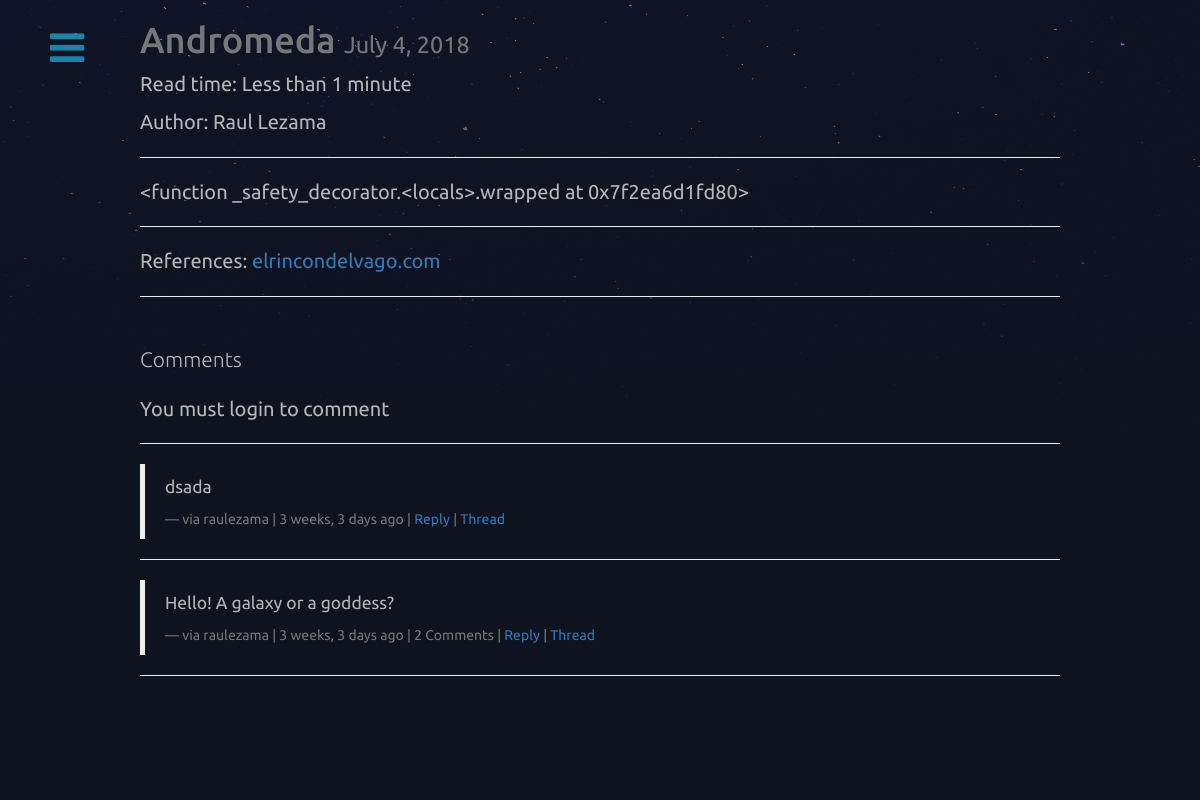
The app's page /andromeda/ with its own data.
### posts/models.py (models this page shows, shortened)
class Post(models.Model):
    user = models.ForeignKey(settings.AUTH_USER_MODEL, default=1)
    title = models.CharField(max_length=120)
    slug = models.SlugField(unique=True)
    image = models.ImageField(upload_to=upload_location, #Use FileField for test or install Pillow from the beginning for ImageField
            null=True,
            blank=True,
            width_field ="width_field",
            height_field ="height_field") #Shows in the admin the height and width of the uploaded picture / It does not work with FileField
    height_field = models.IntegerField(default=0)
    width_field = models.IntegerField(default=0)
    content = models.TextField()
    draft = models.BooleanField(default= False)
    publish = models.DateField(auto_now=False, auto_now_add=False)
    read_time = models.IntegerField(default=0)#models.TimeField(null=True, blank=True)
    updated = models.DateTimeField(auto_now= True, auto_now_add = False)
    timestamp = models.DateTimeField(auto_now = False, auto_now_add=True)
    references = models.CharField(max_length = 300, blank=True, null=True)
    objects = PostManager() #Asigning a value of the new .all() parameter
    def get_absolute_url(self):
        return reverse("posts:detail", kwargs={"slug":self.slug})
    class Meta:
        ordering = ["-timestamp", "-updated"] #or by ID
    def get_markdown(self):
        content = self.content
        return mark_safe(markdown(content))
    @property
    def comments(self):
        instance = self
        qs = Comment.objects.filter_by_instance(instance)
        return qs
    @property
    def get_content_type(self):
        instance = self
        content_type = ContentType.objects.get_for_model(instance.__class__)
        return content_type

### comments/models.py (models this page shows, shortened)
class Comment(models.Model):
    user = models.ForeignKey(settings.AUTH_USER_MODEL, default=1)
    content_type = models.ForeignKey(ContentType, on_delete=models.CASCADE)
    object_id = models.PositiveIntegerField()
    content_object = GenericForeignKey('content_type', 'object_id') #In this case is gonna be a postObject
    parent = models.ForeignKey("self", null=True, blank=True)
    content = models.TextField()
    timestamp = models.DateTimeField(auto_now_add=True)
    objects = CommentManager()
    class Meta:
        ordering = ['timestamp']
    def get_absolute_url(self):
        return reverse("comments:thread", kwargs={"id":self.id})
    def children(self): #replies
        return Comment.objects.filter(parent=self)

### posts/views.py (the view, shortened to what this page needs)
# urls.py: url(r'^(?P<slug>[\w-]+)/$', views.post_detail, name= 'detail'),
def post_detail(request, slug=None):
    instance = get_object_or_404(Post, slug=slug)
    if instance.draft or instance.publish > timezone.now().date():
        if not request.user.is_staff or not request.user.is_superuser:
            raise Http404
    share_string = quote_plus(instance.content)
    initial_data = {
            "content_type": instance.get_content_type,
            "object_id": instance.id
    }
    form = CommentForm(request.POST or None, initial=initial_data)
    comments = instance.comments #Comment.objects.filter_by_instance(instance) with the qs of the commentsManager
    context = {
        "title":instance.title,
        "instance": instance,
        "share_string": share_string,
        "comments":comments,
        "comment_form":form,
    }
    return render(request, "post_detail.html",context)

### comments/models.py (called while the page is built)
    def filter_by_instance(self, instance):
        content_type = ContentType.objects.get_for_model(instance.__class__)
        obj_id = instance.id
        qs = super(CommentManager, self).filter(content_type=content_type, object_id= obj_id).filter(parent=None) #comment.objects
        return qs

### posts/templatetags/urlify.py (called while the page is built)
@register.filter
def urlify(value):
    return quote_plus(value)

### templates/post_detail.html (shortened to what this page needs)
{% extends "base.html" %}
{% load urlify %}
{% load crispy_forms_tags %}
{% block content %}
<div class="col-lg-10 col-lg-offset-1 col-md-12 col-sm-12 ">
    <h1> {{ title }} <small>{% if instance.draft %}<span style="color:red;">Draft </span>{% endif %}{{ instance.publish }}</small></h1>
    <p>Read time:  {% if instance.read_time <= 1 %}Less than 1 minute {% else %}{{ instance.read_time }} minutes {% endif %}</p>
    {% if instance.user.get_full_name %}
        <p>Author: {{ instance.user.get_full_name }}</p>
    {% endif %}
    <p><div class="fb-like" data-href="{{ request.build_absolute_uri }}" data-layout="button_count" data-action="like" data-size="small" data-show-faces="false" data-share="true"></div><hr></p>
        <div class="row">
        <div class="col-sm-12">
       <div class="post-detail-item">{{ instance.get_markdown }}</div>
        <hr>
        <p>References: <a href="{{ instance.references }}">{{ instance.references }}</a></p>
        <hr>
        <br/>
        <div>
            <p class="lead">Comments</p>
            {% if request.user.is_authenticated %}
            <form action="." method="POST">
                {% csrf_token %}
            {{ comment_form|crispy }}
            <input type="submit" value="Post Comment" class="btn btn-default">
            </form>
            {% else %}
            <p>You must login to comment </p>
            {% endif %}
            <hr/>
            {% for comment in comments %}
            <blockquote class="blockquote">
                <p class="mb-0">{{ comment.content }}</p>
                <footer class="blockquote-footer">via {{ comment.user }} | {{ comment.timestamp|timesince }} ago | {% if comment.children.count > 0 %} {{ comment.children.count }} Comment{% if comment.children.count > 1 %}s{% endif %}  | {% endif %} <a class="comment-reply-btn" href="#">Reply</a> | <a class="" href="{{ comment.get_absolute_url }}">Thread</a></footer>
            </blockquote>
                <hr/>
            {% endfor %}
            <br>
            <br>
            <br>
        </div>
        </div>
        </div>
        </div>
{% endblock content %}

### templates/base.html (shortened to what this page needs)
{% load staticfiles %}
<html>
<head>
    <link rel="stylesheet" href="https://maxcdn.bootstrapcdn.com/bootstrap/3.3.7/css/bootstrap.min.css">
    <link rel="stylesheet" href="https://maxcdn.bootstrapcdn.com/bootstrap/3.3.7/css/bootstrap-theme.min.css">
    <link rel="stylesheet" href='{% static "/css/base.css" %}'>
    <link rel="stylesheet" href="https://use.fontawesome.com/releases/v5.2.0/css/all.css"crossorigin="anonymous">
    <link href="https://cdnjs.cloudflare.com/ajax/libs/font-awesome/4.3.0/css/font-awesome.css" rel="stylesheet">
    <link href="//cdnjs.cloudflare.com/ajax/libs/normalize/3.0.2/normalize.min.css" rel="stylesheet">
</head>
<body>
<div class="button">
  <a class="btn-open" href="#"></a>
</div>
<div class="container">
  {% block content %}
    {% endblock content %}
</div>
</body>
</html>

### static/css/base.css (style rules this page uses)
h1 { color:#777777; }
body { background-color: #0f121f; background-image: url(/static/stars.png); background-attachment: fixed; background-repeat: no-repeat; background-size: 100%; text-align: justify; color: #b6b6b6; font-size: 2em; overflow-x: hidden; margin:0; padding:0; }
body * { font-family: Ubuntu; }
.button { display:block; position:absolute; left:50px; top:20px; z-index:999; font-size:40px; }
.button a { text-decoration:none; }
.btn-open:after { color:#26cdf99c; content:"\f0c9"; font-family:"FontAwesome"; transition-property:all .2s linear 0s; -moz-transition:all .2s linear 0s; -webkit-transition:all .2s linear 0s; -o-transition:all .2s linear 0s; }

### records on screen
Post: title "Andromeda", publish "July 4, 2018", user.get_full_name "Raul Lezama", get_markdown "<function _safety_decorator.<locals>.wrapped at 0x7f2ea6d1fd80>", references "elrincondelvago.com"
Comment: content "dsada", user "raulezama", timestamp "3 weeks, 3 days"
Comment: content "Hello! A galaxy or a goddess?", user "raulezama", timestamp "3 weeks, 3 days", children.count "2"
